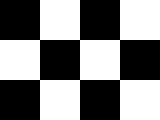
%> input picture georgiatech_cs4495/ps4_octave/input/check.bmp, 160 x 120 px
$ octave --eval "result = gradient(imread('input/check.bmp'));"   (GNU Octave 9; MATLAB toolbox functions it lacks are replaced by stand-ins)
%> lines starting %> are read from the running program, lines starting %| are printed output that depends on the picture
function [gx gy] =  gradient(img, varargin)
    %% compute the gradient x, y from the image.
    p = inputParser();
    p.addParamValue('Scale', 5);
    p.addParamValue('Sigma', 3);
    p.parse(varargin{:});

    scale = p.Results.Scale;
    sigma = p.Results.Sigma;

    gauss = fspecial('gaussian', scale, sigma);
    smoothed_img = imfilter(img, gauss);
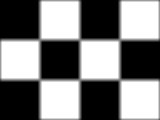
%> smoothed_img: size 120x160 uint8; min 0, max 255, mean 125.4

    gx = smoothed_img(:, 2 : end) - smoothed_img(:, 1 : end - 1);
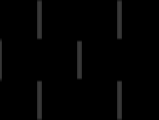
%> gx: size 120x159 uint8; min 0, max 57, mean 2.8
    gy = smoothed_img(2 : end, :) - smoothed_img(1 : end - 1, :);
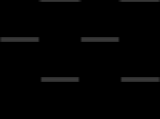
%> gy: size 119x160 uint8; min 0, max 57, mean 2.5

    gx = [zeros(size(smoothed_img, 1), 1) gx];
%> gx: size 120x160 uint8
    gy = [zeros(1, size(smoothed_img, 2)); gy];
%> gy: size 120x160 uint8
end
